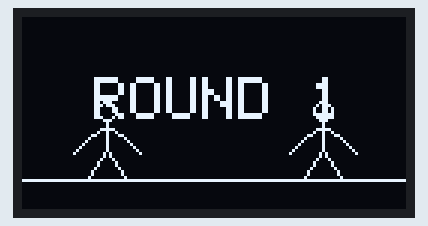
Recording of a sketch running on a simulated Arduino Uno, built with avr-gcc and run on an emulated ATmega328P. On the bench: 128×64 one-colour display.

Above: at 5.1 s.
At 7.2 s:
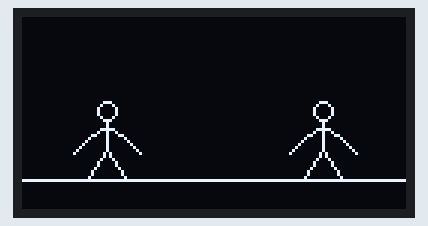
At 7.9 s:
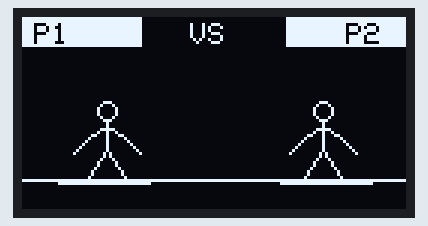
At 9.0 s:
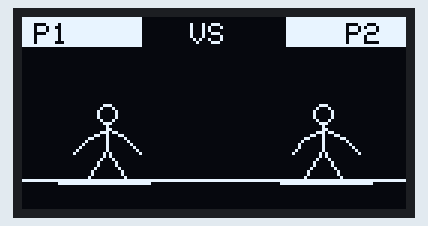
At 20.19 s:
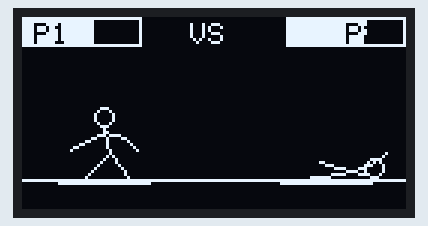
At 31.44 s:
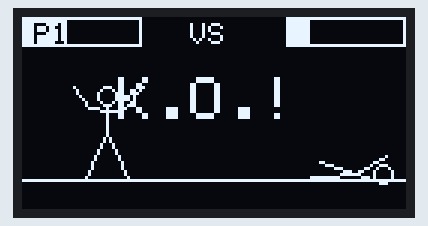

The sketch:

stick_fight.ino
```cpp
struct Pose {
  int8_t hx,hy;
  int8_t sx,sy;
  int8_t bx,by;
  int8_t lax,lay;
  int8_t lhx,lhy;
  int8_t rax,ray;
  int8_t rhx,rhy;
  int8_t lkx,lky;
  int8_t lfx,lfy;
  int8_t rkx,rky;
  int8_t rfx,rfy;
};

struct Scene {
  const Pose* f1a;
  const Pose* f1b;
  const Pose* f2a;
  const Pose* f2b;
  uint8_t  dur;
  int8_t   hitFrame;
  int8_t   hitX, hitY;
  int8_t   hitParts;
  int8_t   hp1dmg;
  int8_t   hp2dmg;
};

#include <Wire.h>
#include <Adafruit_GFX.h>
#include <Adafruit_SSD1306.h>
#include <math.h>

#define SCR_W 128
#define SCR_H 64
#define GND   54
#define OLED_RESET -1
#define OLED_ADDR  0x3C

Adafruit_SSD1306 display(SCR_W, SCR_H, &Wire, OLED_RESET);

uint16_t _rng = 0xABCD;
uint16_t rnd16() { _rng^=_rng<<7; _rng^=_rng>>9; _rng^=_rng<<8; return _rng; }

const Pose PROGMEM K1_IDLE = { 28,31, 28,36, 28,44, 22,40, 17,45, 34,40, 39,45, 24,50, 21,GND, 32,50, 35,GND };
const Pose PROGMEM K1_STANCE = { 27,33, 27,38, 29,45, 21,41, 16,44, 34,40, 38,44, 24,50, 20,GND, 33,50, 36,GND };
const Pose PROGMEM K1_PUNCH_R = { 28,31, 28,36, 28,44, 22,39, 18,43, 34,36, 58,36, 25,50, 22,GND, 33,50, 36,GND };
const Pose PROGMEM K1_PUNCH_L = { 28,31, 28,36, 28,44, 22,36, 55,36, 34,39, 38,43, 25,50, 22,GND, 33,50, 36,GND };
const Pose PROGMEM K1_KICK_HIGH = { 28,27, 28,32, 28,40, 22,33, 18,28, 34,33, 39,28, 23,47, 20,GND, 42,34, 62,28 };
const Pose PROGMEM K1_KICK_LOW = { 28,29, 28,34, 29,42, 22,37, 17,41, 34,37, 39,41, 24,48, 20,GND, 38,50, 55,GND };
const Pose PROGMEM K1_JUMP = { 28,17, 28,23, 28,31, 22,26, 17,21, 34,26, 39,21, 24,37, 20,43, 32,37, 36,43 };
const Pose PROGMEM K1_FLIP_MID = { 28,18, 31,23, 35,29, 36,22, 41,17, 38,28, 44,24, 32,34, 28,39, 36,32, 42,28 };
const Pose PROGMEM K1_FLY_KICK = { 48,22, 46,28, 44,35, 40,30, 36,25, 50,30, 56,25, 40,40, 36,47, 54,28, 70,26 };
const Pose PROGMEM K1_KNOCKED = { 14,25, 17,30, 22,37, 12,27, 6,22, 26,30, 32,25, 17,43, 11,49, 25,41, 31,47 };
const Pose PROGMEM K1_FALLEN = { 8,52, 17,52, 28,53, 12,49, 7,46, 23,50, 29,48, 30,GND, 23,GND, 38,54, 44,GND };
const Pose PROGMEM K1_GETUP = { 20,43, 22,48, 28,52, 15,46, 10,42, 24,49, 30,47, 25,GND, 20,GND, 34,GND, 40,GND };
const Pose PROGMEM K1_VICTORY = { 28,26, 28,31, 28,39, 22,30, 17,23, 34,30, 40,23, 24,46, 21,GND, 32,46, 35,GND };
const Pose PROGMEM K1_BLOCK = { 26,32, 27,37, 28,44, 22,36, 19,31, 31,36, 34,31, 24,50, 21,GND, 32,50, 35,GND };
const Pose PROGMEM K1_CROUCH = { 26,38, 26,43, 28,49, 20,43, 16,47, 33,43, 38,47, 23,GND, 18,GND, 33,GND, 37,GND };
const Pose PROGMEM K1_SPIN_KICK = { 35,24, 33,29, 30,36, 24,28, 19,23, 38,26, 43,21, 25,41, 21,48, 40,29, 58,22 };

const Pose PROGMEM K2_IDLE = { 100,31, 100,36, 100,44, 94,40, 89,45, 106,40, 111,45, 96,50, 93,GND, 104,50, 107,GND };
const Pose PROGMEM K2_STANCE = { 101,33, 101,38, 99,45, 95,40, 91,44, 108,41, 113,44, 96,50, 92,GND, 105,50, 108,GND };
const Pose PROGMEM K2_PUNCH_L = { 100,31, 100,36, 100,44, 94,36, 70,36, 106,39, 111,43, 96,50, 93,GND, 104,50, 107,GND };
const Pose PROGMEM K2_PUNCH_R = { 100,31, 100,36, 100,44, 94,39, 89,43, 106,36, 73,36, 96,50, 93,GND, 104,50, 107,GND };
const Pose PROGMEM K2_KICK_HIGH = { 100,27, 100,32, 100,40, 94,33, 89,28, 106,33, 111,28, 101,47, 104,GND, 82,34, 62,28 };
const Pose PROGMEM K2_KICK_SPIN = { 98,25, 101,31, 103,38, 96,29, 92,23, 108,31, 113,26, 103,44, 107,GND, 88,30, 70,22 };
const Pose PROGMEM K2_JUMP = { 100,17, 100,23, 100,31, 94,26, 89,21, 106,26, 111,21, 96,37, 93,43, 104,37, 107,43 };
const Pose PROGMEM K2_FLY_KICK = { 80,22, 82,28, 84,35, 90,30, 95,25, 78,30, 72,25, 88,40, 92,47, 74,28, 58,26 };
const Pose PROGMEM K2_KNOCKED = { 113,25, 110,30, 105,37, 115,27, 121,22, 101,30, 95,25, 110,43, 116,49, 102,41, 96,47 };
const Pose PROGMEM K2_FALLEN = { 120,52, 111,52, 100,53, 116,49, 121,46, 105,50, 99,48, 98,GND, 104,GND, 90,54, 84,GND };
const Pose PROGMEM K2_GETUP = { 108,43, 106,48, 100,52, 113,46, 118,42, 104,49, 98,47, 103,GND, 108,GND, 95,GND, 89,GND };
const Pose PROGMEM K2_UPPERCUT = { 100,27, 100,32, 100,40, 94,36, 89,30, 106,30, 104,16, 103,46, 107,GND, 97,46, 94,GND };
const Pose PROGMEM K2_BLOCK = { 102,32, 101,37, 100,44, 95,36, 92,31, 107,36, 110,31, 96,50, 93,GND, 104,50, 107,GND };

// Pre-declare lerpPose to bypass Arduino builder quirk (sometimes this works)
void _lerpPose(const Pose* PA, const Pose* PB, int t, int tmax, Pose* out) {
  Pose a,b;
  memcpy_P(&a, PA, sizeof(Pose));
  memcpy_P(&b, PB, sizeof(Pose));
  if(tmax <= 0) tmax = 1;
  out->hx = a.hx + ((b.hx-a.hx)*t)/tmax; out->hy = a.hy + ((b.hy-a.hy)*t)/tmax;
  out->sx = a.sx + ((b.sx-a.sx)*t)/tmax; out->sy = a.sy + ((b.sy-a.sy)*t)/tmax;
  out->bx = a.bx + ((b.bx-a.bx)*t)/tmax; out->by = a.by + ((b.by-a.by)*t)/tmax;
  out->lax= a.lax+ ((b.lax-a.lax)*t)/tmax; out->lay= a.lay+ ((b.lay-a.lay)*t)/tmax;
  out->lhx= a.lhx+ ((b.lhx-a.lhx)*t)/tmax; out->lhy= a.lhy+ ((b.lhy-a.lhy)*t)/tmax;
  out->rax= a.rax+ ((b.rax-a.rax)*t)/tmax; out->ray= a.ray+ ((b.ray-a.ray)*t)/tmax;
  out->rhx= a.rhx+ ((b.rhx-a.rhx)*t)/tmax; out->rhy= a.rhy+ ((b.rhy-a.rhy)*t)/tmax;
  out->lkx= a.lkx+ ((b.lkx-a.lkx)*t)/tmax; out->lky= a.lky+ ((b.lky-a.lky)*t)/tmax;
  out->lfx= a.lfx+ ((b.lfx-a.lfx)*t)/tmax; out->lfy= a.lfy+ ((b.lfy-a.lfy)*t)/tmax;
  out->rkx= a.rkx+ ((b.rkx-a.rkx)*t)/tmax; out->rky= a.rky+ ((b.rky-a.rky)*t)/tmax;
  out->rfx= a.rfx+ ((b.rfx-a.rfx)*t)/tmax; out->rfy= a.rfy+ ((b.rfy-a.rfy)*t)/tmax;
}

int8_t shX=0, shY=0;
uint8_t shTimer=0;

void triggerShake(uint8_t strength) { shTimer=strength; }

void drawFigure(const Pose* fptr) {
  int ox=shX, oy=shY;
  display.drawCircle    (fptr->hx+ox, fptr->hy+oy, 3, SSD1306_WHITE);
  display.drawLine(fptr->hx+ox, fptr->hy+3+oy, fptr->sx+ox, fptr->sy+oy, SSD1306_WHITE);
  display.drawLine(fptr->sx+ox, fptr->sy+oy, fptr->bx+ox, fptr->by+oy, SSD1306_WHITE);
  display.drawLine(fptr->sx+ox, fptr->sy+oy, fptr->lax+ox, fptr->lay+oy, SSD1306_WHITE);
  display.drawLine(fptr->lax+ox,fptr->lay+oy, fptr->lhx+ox, fptr->lhy+oy, SSD1306_WHITE);
  display.drawLine(fptr->sx+ox, fptr->sy+oy, fptr->rax+ox, fptr->ray+oy, SSD1306_WHITE);
  display.drawLine(fptr->rax+ox,fptr->ray+oy, fptr->rhx+ox, fptr->rhy+oy, SSD1306_WHITE);
  display.drawLine(fptr->bx+ox, fptr->by+oy, fptr->lkx+ox, fptr->lky+oy, SSD1306_WHITE);
  display.drawLine(fptr->lkx+ox,fptr->lky+oy, fptr->lfx+ox, fptr->lfy+oy, SSD1306_WHITE);
  display.drawLine(fptr->bx+ox, fptr->by+oy, fptr->rkx+ox, fptr->rky+oy, SSD1306_WHITE);
  display.drawLine(fptr->rkx+ox,fptr->rky+oy, fptr->rfx+ox, fptr->rfy+oy, SSD1306_WHITE);
}

#define MAX_PARTS 32
struct Particle { float x,y,vx,vy; int8_t life; bool big; };
Particle parts[MAX_PARTS];

bool flashOn = false;
uint8_t flashTimer = 0;

struct Burst { int8_t x,y; uint8_t timer; bool active; };
#define MAX_BURST 4
Burst bursts[MAX_BURST];

void spawnBurst(int x, int y) {
  for(int i=0;i<MAX_BURST;i++) if(!bursts[i].active) {
    bursts[i]={x,y,8,true}; break;
  }
  triggerShake(10);
  flashOn=true; flashTimer=3;
}

void spawnParticles(float x, float y, int count, float speed) {
  for(int c=0;c<count;c++) {
    for(int i=0;i<MAX_PARTS;i++) if(parts[i].life<=0) {
      float angle = (rnd16()%628)*0.01f;
      float spd   = speed * (0.5f + (float)(rnd16()%100)/100.0f);
      parts[i] = {x,y, cosf(angle)*spd, sinf(angle)*spd - 0.5f,
                  (int8_t)(8+rnd16()%12), (bool)(rnd16()%3==0)};
      break;
    }
  }
}

void updateEffects() {
  if(shTimer > 0) {
    int amp = shTimer/2+1;
    shX = (shTimer%2==0) ? amp : -amp;
    shY = (shTimer%3==0) ? amp/2 : -amp/2;
    shTimer--;
  } else { shX=0; shY=0; }
  if(flashTimer > 0) { flashTimer--; if(!flashTimer) flashOn=false; }
  for(int i=0;i<MAX_BURST;i++) if(bursts[i].active) {
    if(--bursts[i].timer == 0) bursts[i].active=false;
  }
  for(int i=0;i<MAX_PARTS;i++) if(parts[i].life>0) {
    parts[i].x += parts[i].vx; parts[i].y += parts[i].vy; parts[i].vy += 0.25f;
    if(parts[i].y >= GND) { parts[i].vy *= -0.45f; parts[i].y = GND; }
    parts[i].life--;
  }
}

void drawEffects() {
  for(int i=0;i<MAX_BURST;i++) if(bursts[i].active) {
    int r = 11 - bursts[i].timer;
    int bx=bursts[i].x+shX, by=bursts[i].y+shY;
    for(int d=0;d<8;d++) {
      float a = d * 0.785f;
      int x1=bx + (int)(cosf(a)*3), y1=by + (int)(sinf(a)*3);
      int x2=bx + (int)(cosf(a)*r), y2=by + (int)(sinf(a)*r);
      display.drawLine(x1,y1,x2,y2,SSD1306_WHITE);
    }
    display.drawCircle(bx,by,r/2,SSD1306_WHITE);
  }
  for(int i=0;i<MAX_PARTS;i++) if(parts[i].life>0) {
    int px=(int)parts[i].x+shX, py=(int)parts[i].y+shY;
    if(parts[i].big) display.fillRect(px,py,2,2,SSD1306_WHITE);
    else display.drawPixel(px,py,SSD1306_WHITE);
  }
}

int hp1=100, hp2=100;
void drawHUD() {
  display.fillRect(0,0,40,10,SSD1306_BLACK); display.drawRect(0,0,40,10,SSD1306_WHITE);
  int w1=map(constrain(hp1,0,100),0,100,1,38); display.fillRect(1,1,w1,8,SSD1306_WHITE);
  display.setTextSize(1); display.setTextColor(SSD1306_BLACK); display.setCursor(4,2); display.print(F("P1"));
  display.setTextColor(SSD1306_WHITE); display.setCursor(56,2); display.print(F("VS"));
  display.fillRect(88,0,40,10,SSD1306_BLACK); display.drawRect(88,0,40,10,SSD1306_WHITE);
  int w2=map(constrain(hp2,0,100),0,100,1,38); display.fillRect(89,1,w2,8,SSD1306_WHITE);
  display.setTextColor(SSD1306_BLACK); display.setCursor(108,2); display.print(F("P2"));
  display.setTextColor(SSD1306_WHITE);
}

const Scene PROGMEM CHOREOGRAPHY[] = {
  {&K1_IDLE,&K1_STANCE,    &K2_IDLE,&K2_STANCE,     35, -1, 0,0, 0, 0, 0},
  {&K1_STANCE,&K1_PUNCH_L, &K2_STANCE,&K2_BLOCK,    14, -1, 0,0, 0, 0, 0},
  {&K1_PUNCH_L,&K1_STANCE, &K2_BLOCK,&K2_STANCE,    10,  3, 70,36, 6, 0, 5},
  {&K1_STANCE,&K1_KNOCKED, &K2_STANCE,&K2_PUNCH_L,  12,  6, 38,34, 14, 18, 0},
  {&K1_KNOCKED,&K1_FALLEN, &K2_PUNCH_L,&K2_STANCE,  18, -1, 0,0, 0, 0, 0},
  {&K1_FALLEN,&K1_GETUP,   &K2_STANCE,&K2_STANCE,   22, -1, 0,0, 0, 0, 0},
  {&K1_GETUP,&K1_STANCE,   &K2_STANCE,&K2_UPPERCUT, 16, -1, 0,0, 0, 0, 0},
  {&K1_STANCE,&K1_JUMP,    &K2_UPPERCUT,&K2_STANCE, 12,  4, 34,28, 16, 20, 0},
  {&K1_JUMP,&K1_FLIP_MID,  &K2_STANCE,&K2_STANCE,   14, -1, 0,0, 0, 0, 0},
  {&K1_FLIP_MID,&K1_FLY_KICK, &K2_STANCE,&K2_KNOCKED, 16, 10, 80,30, 20, 0, 25},
  {&K1_FLY_KICK,&K1_STANCE,  &K2_KNOCKED,&K2_FALLEN, 18, -1, 0,0, 0, 0, 0},
  {&K1_STANCE,&K1_STANCE,  &K2_FALLEN,&K2_GETUP,    22, -1, 0,0, 0, 0, 0},
  {&K1_STANCE,&K1_BLOCK,   &K2_GETUP,&K2_KICK_SPIN, 14, -1, 0,0, 0, 0, 0},
  {&K1_BLOCK,&K1_KNOCKED,  &K2_KICK_SPIN,&K2_STANCE, 12, 4, 32,34, 14, 15, 0},
  {&K1_KNOCKED,&K1_CROUCH, &K2_STANCE,&K2_KICK_HIGH,16, -1, 0,0, 0, 0, 0},
  {&K1_CROUCH,&K1_KICK_LOW,&K2_KICK_HIGH,&K2_FALLEN, 14, 7, 95,50, 18, 0, 22},
  {&K1_KICK_LOW,&K1_STANCE, &K2_FALLEN,&K2_GETUP,   20, -1, 0,0, 0, 0, 0},
  {&K1_STANCE,&K1_SPIN_KICK, &K2_GETUP,&K2_FLY_KICK, 16, 7, 64,32, 28, 10, 30},
  {&K1_SPIN_KICK,&K1_KNOCKED, &K2_FLY_KICK,&K2_KNOCKED, 18, -1, 0,0, 0, 0, 0},
  {&K1_KNOCKED,&K1_VICTORY, &K2_KNOCKED,&K2_FALLEN,  50, -1, 0,0, 0, 0, 0},
};
#define NUM_SCENES (sizeof(CHOREOGRAPHY)/sizeof(CHOREOGRAPHY[0]))

enum State { ST_TITLE, ST_ROUND_FLASH, ST_FIGHT, ST_KO };
State state = ST_TITLE;
uint8_t  stTimer = 0;
uint8_t  curScene = 0;
uint8_t  sceneFrame = 0;

void setup() {
  Serial.begin(115200);
  if (!display.begin(SSD1306_SWITCHCAPVCC, OLED_ADDR)) { while (1); }
  display.clearDisplay(); display.setTextColor(SSD1306_WHITE);
}

void drawTitle() {
  stTimer++; display.clearDisplay();
  for(int i=0;i<12;i++) { int sx=rnd16()%128, sy=rnd16()%64; if(rnd16()%3==0) display.drawPixel(sx,sy,SSD1306_WHITE); }
  if(stTimer < 8) { display.setTextSize(1); display.setCursor(34,20); display.print(F("STICK FIGHT")); }
  else { display.setTextSize(2); display.setCursor(6,10); display.print(F("STICK")); display.setCursor(16,30); display.print(F("FIGHT!")); }
  display.drawLine(0,8,127,8,SSD1306_WHITE); display.drawLine(0,56,127,56,SSD1306_WHITE);
  display.drawLine(0,8,0,56,SSD1306_WHITE); display.drawLine(127,8,127,56,SSD1306_WHITE);
  if((stTimer/12)%2==0) { display.setTextSize(1); display.setCursor(14,52); display.print(F("COMENZANDO...")); }
  display.display(); delay(33);
  if(stTimer >= 80) { state=ST_ROUND_FLASH; stTimer=0; hp1=100; hp2=100; curScene=0; sceneFrame=0; for(int i=0;i<MAX_PARTS;i++) parts[i].life=0; for(int i=0;i<MAX_BURST;i++) bursts[i].active=false; shTimer=0; shX=0; shY=0; }
}

void drawRoundFlash() {
  stTimer++; display.clearDisplay();
  display.drawLine(0, GND, 127, GND, SSD1306_WHITE);
  Pose p1, p2;
  memcpy_P(&p1, &K1_IDLE, sizeof(Pose)); memcpy_P(&p2, &K2_IDLE, sizeof(Pose));
  drawFigure(&p1); drawFigure(&p2);
  display.setTextSize(2);
  if(stTimer < 20) { display.setCursor(24,20); display.print(F("ROUND 1")); }
  else if(stTimer < 35) { if(stTimer%3!=0) { display.setCursor(28,20); display.print(F("FIGHT!")); } }
  display.display(); delay(33);
  if(stTimer >= 45) { state=ST_FIGHT; stTimer=0; }
}

void doFight() {
  Scene sc; memcpy_P(&sc, &CHOREOGRAPHY[curScene], sizeof(Scene));
  if(sc.hitFrame >= 0 && sceneFrame == (uint8_t)sc.hitFrame) {
    spawnBurst(sc.hitX, sc.hitY); spawnParticles(sc.hitX, sc.hitY, sc.hitParts, 3.5f);
    hp1 = constrain(hp1 - sc.hp1dmg, 0, 100); hp2 = constrain(hp2 - sc.hp2dmg, 0, 100);
  }
  updateEffects(); display.clearDisplay();
  if(flashOn && flashTimer > 0) { display.fillRect(0,0,SCR_W,SCR_H,SSD1306_WHITE); }
  display.drawLine(0+shX, GND+shY, SCR_W-1+shX, GND+shY, SSD1306_WHITE);
  display.drawLine(12+shX, GND+1+shY, 42+shX, GND+1+shY, SSD1306_WHITE);
  display.drawLine(86+shX, GND+1+shY,116+shX, GND+1+shY, SSD1306_WHITE);
  Pose f1, f2;
  _lerpPose(sc.f1a, sc.f1b, sceneFrame, sc.dur, &f1);
  _lerpPose(sc.f2a, sc.f2b, sceneFrame, sc.dur, &f2);
  drawFigure(&f1); drawFigure(&f2);
  drawEffects(); drawHUD(); display.display(); delay(30);
  sceneFrame++;
  if(sceneFrame >= sc.dur) { sceneFrame=0; curScene++; if(curScene >= NUM_SCENES) { state=ST_KO; stTimer=0; } }
}

void drawKO() {
  stTimer++; updateEffects(); display.clearDisplay();
  display.drawLine(0, GND, 127, GND, SSD1306_WHITE);
  Pose pv, pf; memcpy_P(&pv, &K1_VICTORY, sizeof(Pose)); memcpy_P(&pf, &K2_FALLEN, sizeof(Pose));
  drawFigure(&pv); drawFigure(&pf);
  if(stTimer%5==0) spawnParticles(pv.hx, pv.hy-4, 3, 2.5f);
  drawEffects(); drawHUD();
  if(stTimer < 60) {
    display.setTextSize(2); display.setCursor(32, 20);
    if((stTimer/4)%2==0) display.print(F("K.O.!")); else { display.setTextSize(1); display.setCursor(44,22); display.print(F("K.O.!")); }
  } else { display.setTextSize(1); display.setCursor(16,18); display.print(F("P1 WINS!")); display.setCursor(8,30); display.print(F("FLAWLESS VICTORY")); }
  display.display(); delay(33);
  if(stTimer >= 120) { state=ST_TITLE; stTimer=0; }
}

void loop() {
  switch(state) { case ST_TITLE: drawTitle(); break; case ST_ROUND_FLASH: drawRoundFlash(); break; case ST_FIGHT: doFight(); break; case ST_KO: drawKO(); break; default: state=ST_TITLE; break; }
}
```

Measured:
- what the display in image 0 shows lasts 1.2 s, from 5.0 s to 6.2 s
- what the display in image 1 shows lasts 0.7 s, from 7.2 s to 7.9 s
- what the display in image 2 shows lasts 1.1 s, from 7.9 s to 9.0 s
